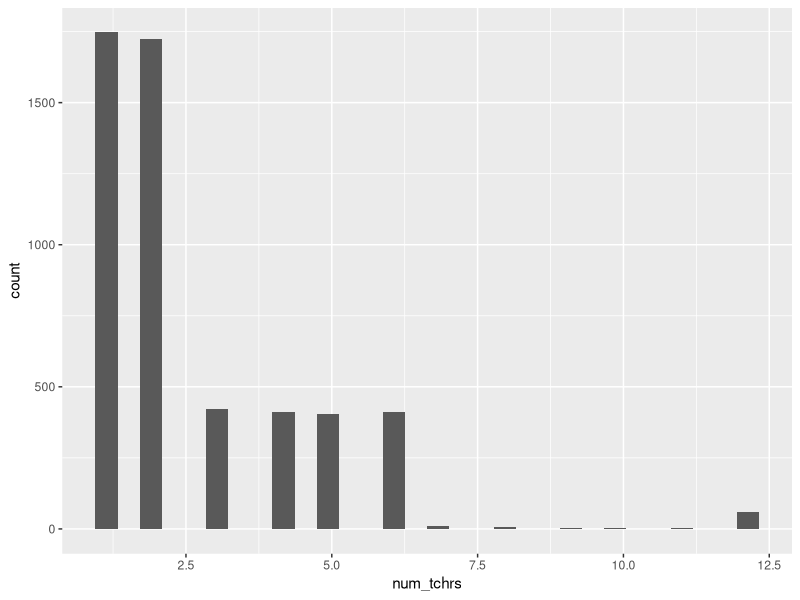
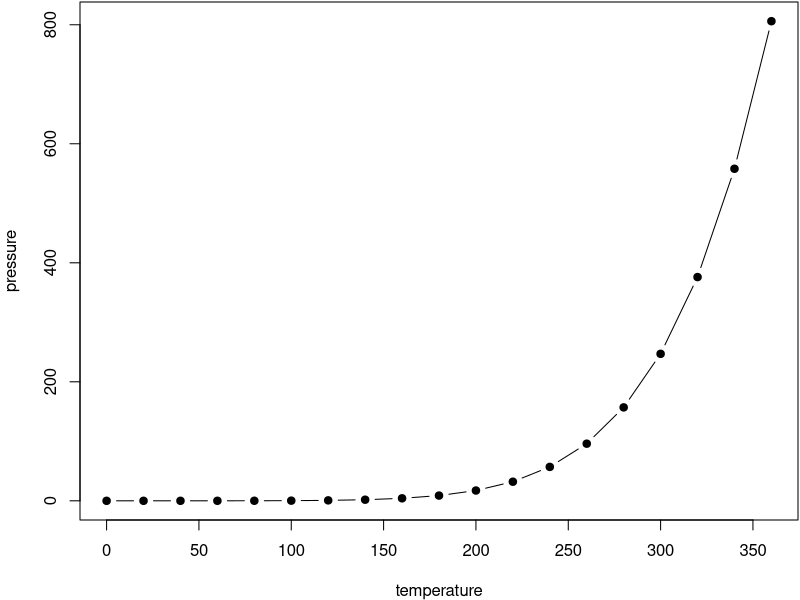

Reproduce these figures in R, in order.
## ---- chunk 1
df <- data.frame('Predictor' = c("MathAch", "S_ID", "SAT_M", "S_gend", "female, NB", "S_SES", "num_tchrs", "phys", "phys_tchr", "tchr1-tchr12", "w1-w12", "t1_exp-t12_exp"),
                 'Description' = c("Mach Achievement; outcome variable, score on a (fictional) math test given to students", "Student ID; a single number representation of students, from 1 to 5200", "SAT math score; ranges from 200-800 and represents the SAT math score of students prior to entering JMU.", "Student gender; a non-binary gender indicator with 0 = female, 1 = male, and 2 = other/nonbinary/fluid", "Dummy coded student gender, since gender is categorical.  Male is the reference", "Student SES; values range from 2-29 cite thing here", "Number of teachers; the number of math teachers a student had at JMU", "Physics; if a student took physics or not, with 0 = no and 1 = yes", "Physics teacher; if a student took physics, the ID of the teacher they had (ranging from 1 – 22)", "Teachers 1 through 12; teacher IDs (ranging from 1-56) of teachers students had.  If a student had less than 12 teachers, teacher ID = 0", "Weights; these represent the amount of time spent with each teacher.  Values can range from 1 (only had one teacher) to 0.083 (had 12 teachers)", "Teacher experience; Given the compact nature of this dataset, the experience of the first through twelfth teachers of each student is given in years."))

knitr::kable(df, booktabs = TRUE, 
             caption = 'Simulated dataset that will be used for analysis')
## ---- chunk 2
#Read in the data file
StudData <- read.csv("exampledata2.csv")

#See what it looks like
head(StudData)
summary(StudData)

## ---- chunk 3
library(ggplot2)
ggplot(data = StudData) +
  geom_histogram(aes(x = num_tchrs))

## ---- chunk 4
par(mar = c(4, 4, .1, .1))
plot(pressure, type = 'b', pch = 19)
## ---- chunk 5
knitr::kable(
  head(pressure, 10), caption = 'Here is a nice table!',
  booktabs = TRUE
)
